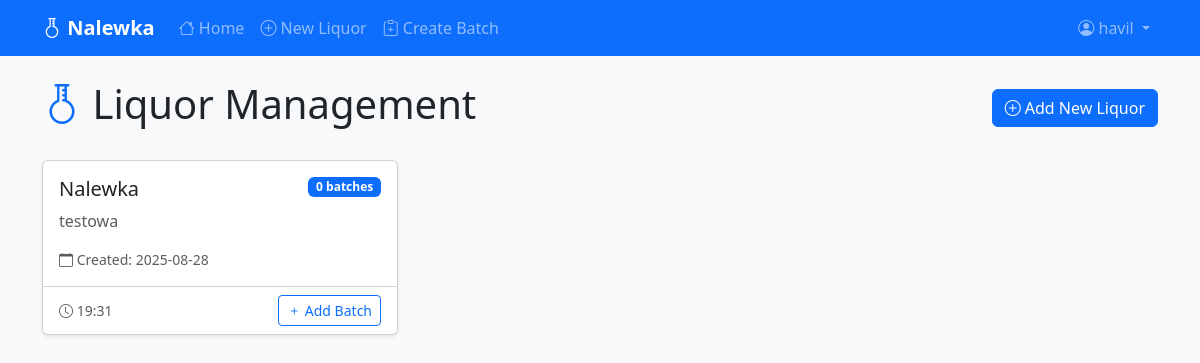
The page /index (signed in) on the database its author committed.
### app/models.py (models this page shows, shortened)
class User(UserMixin, db.Model):
    id: so.Mapped[int] = so.mapped_column(primary_key=True)
    username: so.Mapped[str] = so.mapped_column(sa.String(64), index=True, unique=True)
    email: so.Mapped[str] = so.mapped_column(sa.String(120), index=True, unique=True)
    password_hash: so.Mapped[Optional[str]] = so.mapped_column(sa.String(256))
    created_at: so.Mapped[datetime] = so.mapped_column(
        index=True, default=lambda: datetime.now(timezone.utc)
    )
    liquors: so.Mapped[list["Liquor"]] = so.relationship(back_populates="user")

class Liquor(db.Model):
    id: so.Mapped[int] = so.mapped_column(primary_key=True)
    name: so.Mapped[str] = so.mapped_column(sa.String(128), index=True)
    created: so.Mapped[datetime] = so.mapped_column(
        index=True, default=lambda: datetime.now(timezone.utc)
    )
    description: so.Mapped[Optional[str]] = so.mapped_column(sa.Text())
    user_id: so.Mapped[int] = so.mapped_column(sa.ForeignKey(User.id), index=True)
    user: so.Mapped[User] = so.relationship(back_populates="liquors")
    batches: so.Mapped[list["Batch"]] = so.relationship(
        back_populates="liquor", cascade="all, delete-orphan"
    )

### app/routes.py (the view)
@main_bp.route("/")
@main_bp.route("/index")
def index():
    liquors = []
    if current_user.is_authenticated:
        try:
            liquors = liquor_repository.get_all_for_user(current_user.id)
        except Exception as e:
            flash(f"Error loading liquors: {str(e)}", "error")
    return render_template("index.html", liquors=liquors)

### app/__init__.py (called while the page is built)
def create_app(config_class=Config):
    app = Flask(__name__)
    app.config.from_object(config_class)
    app.config["GIT_COMMIT_HASH"] = get_git_commit_hash()
    if app.config["GIT_COMMIT_HASH"] is None:
        app.config["GIT_COMMIT_HASH"] = "unknown"
    db.init_app(app)
    migrate.init_app(app, db)
    login.init_app(app)
    from app.routes import main_bp
    app.register_blueprint(main_bp)
    @app.errorhandler(404)
    def not_found_error(error):
        return render_template("404.html"), 404
    @app.errorhandler(500)
    def internal_error(error):
        db.session.rollback()
        return render_template("500.html"), 500
    @app.context_processor
    def inject_git_hash():
        return dict(git_commit_hash=app.config.get("GIT_COMMIT_HASH"))
    return app

### app/models.py (called while the page is built)
@login.user_loader
def load_user(id):
    return db.session.get(User, int(id))

### app/repositories.py (called while the page is built)
    def get_all_for_user(self, user_id):
        return db.session.scalars(
            db.select(Liquor).where(Liquor.user_id == user_id)
        ).all()

### app/templates/index.html (shortened to what this page needs)
{% extends "base.html" %}
{% block content %}
<div class="row">
    <div class="col-12">
        <div class="d-flex justify-content-between align-items-center mb-4">
            <h1><i class="bi bi-flask-florence text-primary"></i> Liquor Management</h1>
            {% if current_user.is_authenticated %}
                <a href="{{ url_for('main.create_liquor') }}" class="btn btn-primary">
                    <i class="bi bi-plus-circle"></i> Add New Liquor
                </a>
            {% endif %}
        </div>
    </div>
</div>
{% if current_user.is_authenticated %}
    {% if liquors %}
        <div class="row">
            {% for liquor in liquors %}
                <div class="col-md-6 col-lg-4 mb-4">
                    <div class="card liquor-card clickable h-100 shadow-sm"
                         onclick="window.location.href='{{ url_for('main.liquor_batches', liquor_id=liquor.id) }}';">
                        <div class="card-body">
                            <div class="d-flex justify-content-between align-items-start mb-2">
                                <h5 class="card-title mb-0">{{ liquor.name }}</h5>
                                <span class="badge bg-primary">{{ liquor.batches|length }} batches</span>
                            </div>
                            <p class="card-text text-muted">
                                {{ liquor.description or 'No description available' }}
                            </p>
                            <div class="small text-muted">
                                <i class="bi bi-calendar"></i> Created: {{ liquor.created.strftime('%Y-%m-%d') }}
                            </div>
                        </div>
                        <div class="card-footer bg-transparent">
                            <div class="d-flex justify-content-between align-items-center">
                                <small class="text-muted">
                                    <i class="bi bi-clock"></i> {{ liquor.created.strftime('%H:%M') }}
                                </small>
                                <a href="{{ url_for('main.batch_formula') }}?liquor={{ liquor.id }}"
                                   class="btn btn-sm btn-outline-primary"
                                   onclick="event.stopPropagation();">
                                    <i class="bi bi-plus"></i> Add Batch
                                </a>
                            </div>
                        </div>
                    </div>
                </div>
            {% endfor %}
        </div>
    {% endif %}
{% endif %}
{% endblock %}

### app/templates/base.html (shortened to what this page needs)
<!DOCTYPE html>
<html lang="en">
<head>
    <link href="https://cdn.jsdelivr.net/npm/bootstrap@5.3.0/dist/css/bootstrap.min.css" rel="stylesheet">
    <link rel="stylesheet" href="https://cdn.jsdelivr.net/npm/bootstrap-icons@1.13.1/font/bootstrap-icons.min.css">
</head>
<body>
    <nav class="navbar navbar-expand-lg navbar-dark bg-primary">
        <div class="container">
            <a class="navbar-brand" href="{{ url_for('main.index') }}">
              <i class="bi bi-flask-florence"></i> Nalewka
            </a>
            <div class="collapse navbar-collapse" id="navbarNav">
                <ul class="navbar-nav me-auto">
                    <li class="nav-item">
                        <a class="nav-link" href="{{ url_for('main.index') }}">
                            <i class="bi bi-house"></i> Home
                        </a>
                    </li>
                    {% if current_user.is_authenticated %}
                        <li class="nav-item">
                            <a class="nav-link" href="{{ url_for('main.create_liquor') }}">
                                <i class="bi bi-plus-circle"></i> New Liquor
                            </a>
                        </li>
                        <li class="nav-item">
                            <a class="nav-link" href="{{ url_for('main.batch_formula') }}">
                                <i class="bi bi-clipboard-plus"></i> Create Batch
                            </a>
                        </li>
                    {% endif %}
                </ul>
                <ul class="navbar-nav">
                    {% if current_user.is_authenticated %}
                        <li class="nav-item dropdown">
                            <a class="nav-link dropdown-toggle" href="#" role="button" data-bs-toggle="dropdown">
                                <i class="bi bi-person-circle"></i> {{ current_user.username }}
                            </a>
                        </li>
                    {% endif %}
                </ul>
            </div>
        </div>
    </nav>
    <main class="container mt-4">
        {% block content %}{% endblock %}
    </main>
</body>
</html>

### app/templates/base.html (style rules this page uses)
body { background-color: #f8f9fa; }
.navbar-brand { font-weight: bold; }
.liquor-card { transition: transform 0.2s, box-shadow 0.2s; }
.liquor-card.clickable { cursor: pointer; }

### rows shown on the page
User: username "havil"
Liquor: name "Nalewka", batches|length "0", description "testowa", created "2025-08-28", created "19:31"
